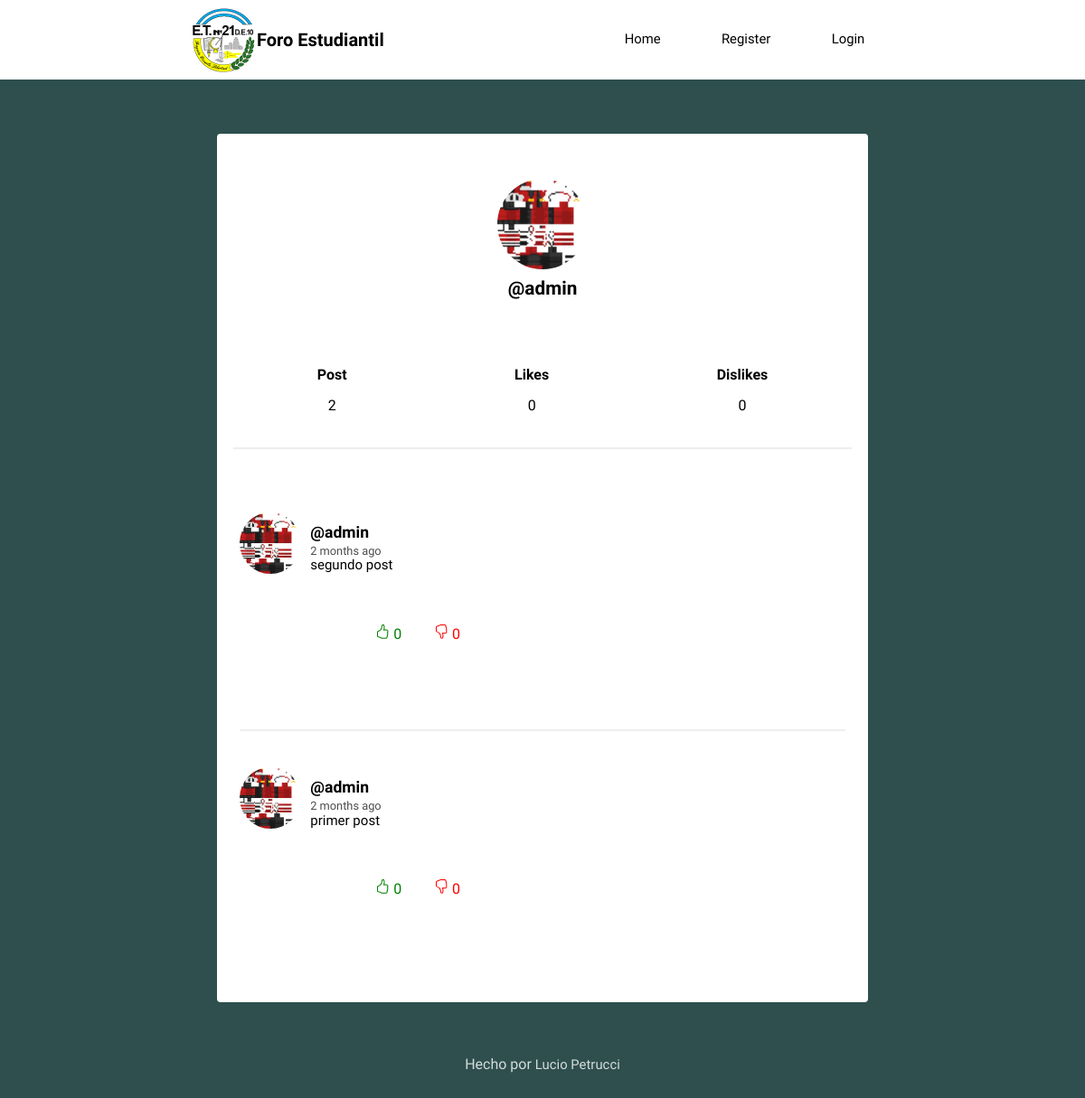
Before: /profile/admin/ with the older database file.
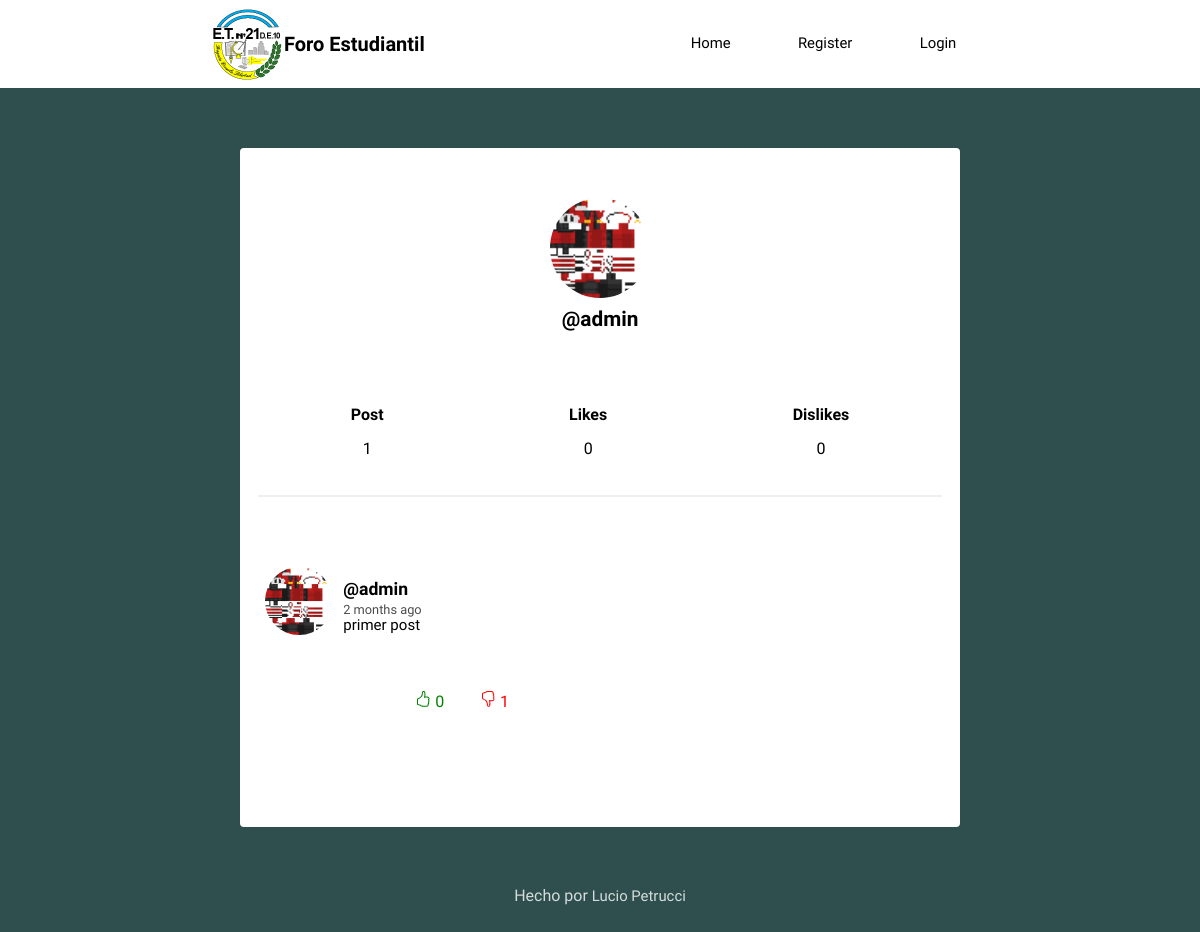
After: the same page with the newer database file.
### social/models.py (models this page shows, shortened)
class Post(models.Model):
	user = models.ForeignKey(User, on_delete=models.CASCADE, related_name='posts')
	timestamp = models.DateTimeField(default=timezone.now)
	content = models.TextField()
	likes = models.ManyToManyField(User, related_name='post_likes')
	dislikes = models.ManyToManyField(User, related_name='post_dislikes')
	class Meta:
		ordering = ['-timestamp']

class Profile(models.Model):
    user = models.OneToOneField(User,on_delete=CASCADE)
    image = models.ImageField(default='batman.png', upload_to='profile_pics')

### social/views.py (the view)
# urls.py: path("profile/", views.profile, name="profile"),
def profile(request, username=None):
    current_user = request.user
    if username and username != current_user.username:
        user = User.objects.get(username=username)
        posts = user.posts.all()
    else:
        posts = current_user.posts.all()
        user = current_user
    ctx = {'user': user, 'guest': request.user, 'posts':posts}
    return render(request, 'social/profile.html', ctx)

### social/templates/social/profile.html
{% extends 'social/feed.html' %}
{% block content %}
<div class="profile">
	<img src={{ user.profile.image.url }}>
	<h2>@{{ user.username }}</h2>
</div>
<div class="follow">
	<div>
		<h5>Post</h5>
		<p>{{ user.posts.count }}</p>
	</div>
	<div>
		<h5>Likes</h5>
		<p>{{ user.post_likes.count }}</p>
	</div>
	<div>
		<h5>Dislikes</h5>
		<p>{{ user.post_dislikes.count }}</p>
	</div>
</div>
{{block.super}}
{% endblock %}

### social/templates/social/feed.html (shortened to what this page needs)
{% extends 'social/layout.html' %}
{% load humanize %}
{% block content %}
{% for post in posts %}
<article>
    <div class="container-article">
        <img src="{{post.user.profile.image.url}}">
        <div>
            <h2 class="username"><a href="{% url 'profile' post.user.username%}">@{{post.user.username}}</a></h2>
            <time data-time="#">{{post.timestamp|naturaltime}}</time>
            <div class="post">{{post.content}}</div>
            <div class="likes">
                <form method="post">
                    <div class="like">
                            <div>
                                <span>{{post.likes.count}}</span>
                            </div>
                    </div>
                    <div class="dislike">
                            <div>
                            <span>{{post.dislikes.count}}</span>
                        </div>
                    </div>
                </form>
            </div>
        </div>
    </div>
</article>
{% endfor %}
{% endblock %}

Changed rows visible on the page:
removed Post: user.profile.image (picture), user.username "admin", timestamp "2 months ago", content "segundo post", likes.count "0", dislikes.count "0"
computed for Post "primer post": dislikes.count "0" → "1"
Other visible differences:
{{ user.posts.count }}: "2" → "1"
